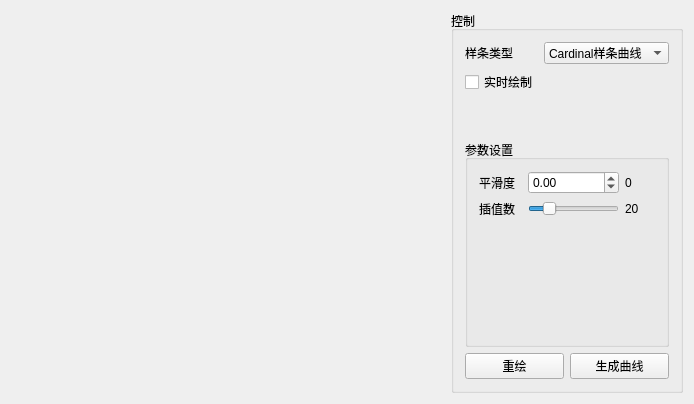
<?xml version="1.0" encoding="UTF-8"?>
<ui version="4.0">
 <class>mainwindow</class>
 <widget class="QMainWindow" name="mainwindow">
  <property name="geometry">
   <rect>
    <x>0</x>
    <y>0</y>
    <width>694</width>
    <height>404</height>
   </rect>
  </property>
  <property name="windowTitle">
   <string>PixelFun</string>
  </property>
  <widget class="QWidget" name="centralWidget">
   <layout class="QGridLayout" name="gridLayout_3">
    <item row="0" column="0">
     <widget class="QGraphics" name="u_cv" native="true">
      <property name="sizePolicy">
       <sizepolicy hsizetype="Expanding" vsizetype="Expanding">
        <horstretch>0</horstretch>
        <verstretch>0</verstretch>
       </sizepolicy>
      </property>
      <property name="styleSheet">
       <string notr="true"/>
      </property>
     </widget>
    </item>
    <item row="0" column="1">
     <widget class="QGroupBox" name="groupBox">
      <property name="title">
       <string>控制</string>
      </property>
      <layout class="QGridLayout" name="gridLayout_2">
       <item row="0" column="0">
        <widget class="QLabel" name="label">
         <property name="text">
          <string>样条类型</string>
         </property>
        </widget>
       </item>
       <item row="0" column="1">
        <widget class="QComboBox" name="samp_box">
         <item>
          <property name="text">
           <string>Cardinal样条曲线</string>
          </property>
         </item>
         <item>
          <property name="text">
           <string>Bezier样条曲线</string>
          </property>
         </item>
        </widget>
       </item>
       <item row="1" column="0">
        <widget class="QCheckBox" name="real_time">
         <property name="text">
          <string>实时绘制</string>
         </property>
        </widget>
       </item>
       <item row="2" column="1">
        <spacer name="verticalSpacer_2">
         <property name="orientation">
          <enum>Qt::Vertical</enum>
         </property>
         <property name="sizeType">
          <enum>QSizePolicy::Minimum</enum>
         </property>
         <property name="sizeHint" stdset="0">
          <size>
           <width>20</width>
           <height>40</height>
          </size>
         </property>
        </spacer>
       </item>
       <item row="3" column="0" colspan="2">
        <widget class="QGroupBox" name="groupBox_2">
         <property name="title">
          <string>参数设置</string>
         </property>
         <layout class="QGridLayout" name="gridLayout">
          <item row="2" column="2">
           <spacer name="verticalSpacer">
            <property name="orientation">
             <enum>Qt::Vertical</enum>
            </property>
            <property name="sizeHint" stdset="0">
             <size>
              <width>20</width>
              <height>40</height>
             </size>
            </property>
           </spacer>
          </item>
          <item row="1" column="1" colspan="2">
           <widget class="QSlider" name="slider_2">
            <property name="minimum">
             <number>20</number>
            </property>
            <property name="maximum">
             <number>1000</number>
            </property>
            <property name="value">
             <number>200</number>
            </property>
            <property name="orientation">
             <enum>Qt::Horizontal</enum>
            </property>
           </widget>
          </item>
          <item row="1" column="0">
           <widget class="QLabel" name="label_3">
            <property name="text">
             <string>插值数</string>
            </property>
           </widget>
          </item>
          <item row="0" column="0">
           <widget class="QLabel" name="label_2">
            <property name="text">
             <string>平滑度</string>
            </property>
           </widget>
          </item>
          <item row="1" column="3">
           <widget class="QLabel" name="int_plo">
            <property name="minimumSize">
             <size>
              <width>30</width>
              <height>0</height>
             </size>
            </property>
            <property name="maximumSize">
             <size>
              <width>30</width>
              <height>16777215</height>
             </size>
            </property>
            <property name="text">
             <string>20</string>
            </property>
           </widget>
          </item>
          <item row="0" column="3">
           <widget class="QLabel" name="slide_dg">
            <property name="minimumSize">
             <size>
              <width>30</width>
              <height>0</height>
             </size>
            </property>
            <property name="maximumSize">
             <size>
              <width>30</width>
              <height>16777215</height>
             </size>
            </property>
            <property name="text">
             <string>0</string>
            </property>
           </widget>
          </item>
          <item row="0" column="1" colspan="2">
           <widget class="QDoubleSpinBox" name="slider_1">
            <property name="minimum">
             <double>-5.000000000000000</double>
            </property>
            <property name="maximum">
             <double>5.000000000000000</double>
            </property>
            <property name="singleStep">
             <double>0.100000000000000</double>
            </property>
           </widget>
          </item>
         </layout>
        </widget>
       </item>
       <item row="4" column="0" colspan="2">
        <layout class="QHBoxLayout" name="horizontalLayout">
         <item>
          <widget class="QPushButton" name="repaint_btn">
           <property name="text">
            <string>重绘</string>
           </property>
          </widget>
         </item>
         <item>
          <widget class="QPushButton" name="gen_line">
           <property name="text">
            <string>生成曲线</string>
           </property>
          </widget>
         </item>
        </layout>
       </item>
      </layout>
     </widget>
    </item>
   </layout>
  </widget>
  <action name="actionNew">
   <property name="text">
    <string>New</string>
   </property>
  </action>
  <action name="actionClose">
   <property name="text">
    <string>Close</string>
   </property>
  </action>
  <action name="actionSetting">
   <property name="text">
    <string>Setting</string>
   </property>
  </action>
 </widget>
 <layoutdefault spacing="6" margin="11"/>
 <customwidgets>
  <customwidget>
   <class>QGraphics</class>
   <extends>QWidget</extends>
   <header>qgraphics.h</header>
   <container>1</container>
  </customwidget>
 </customwidgets>
 <resources/>
 <connections/>
</ui>
